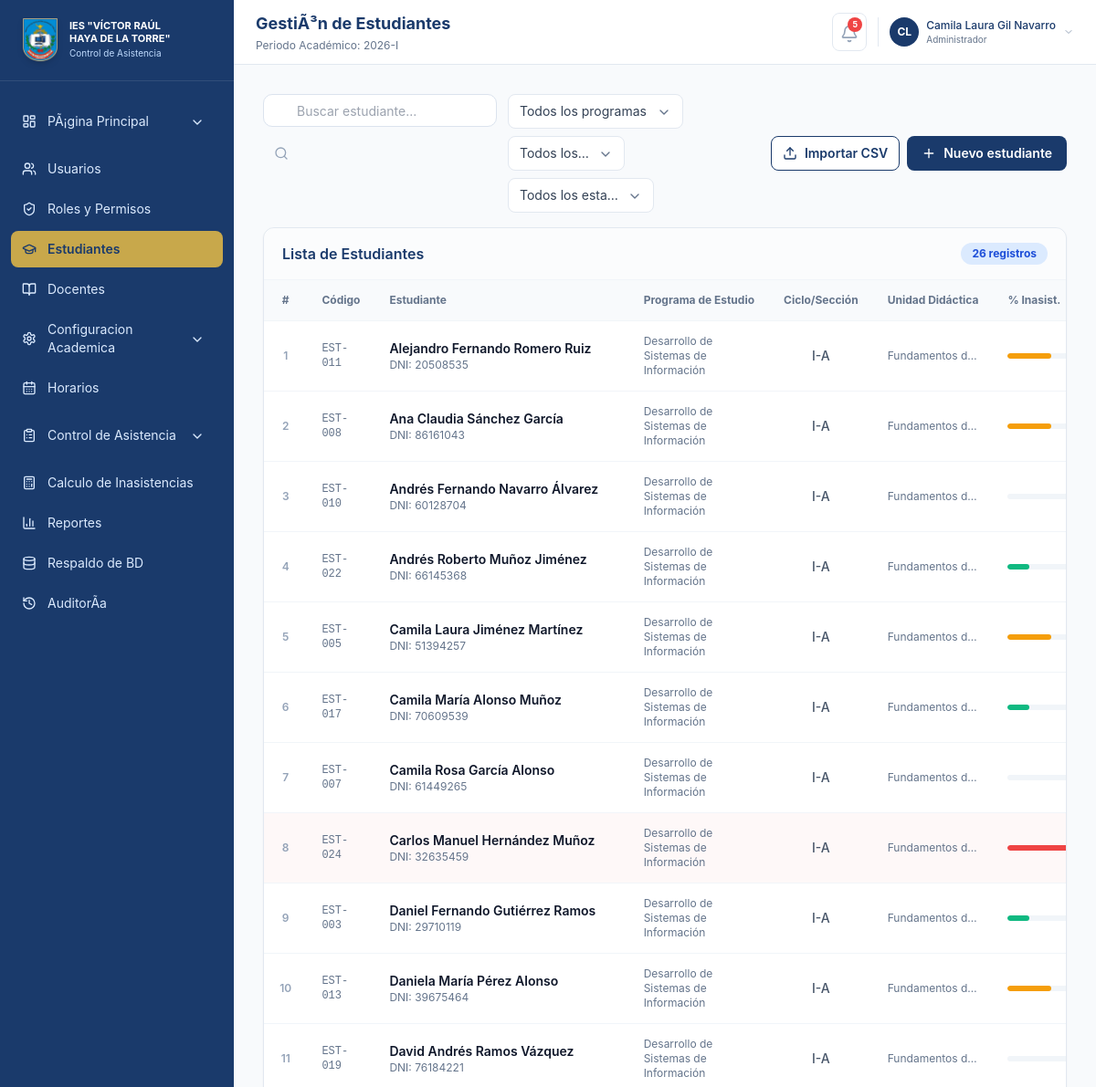
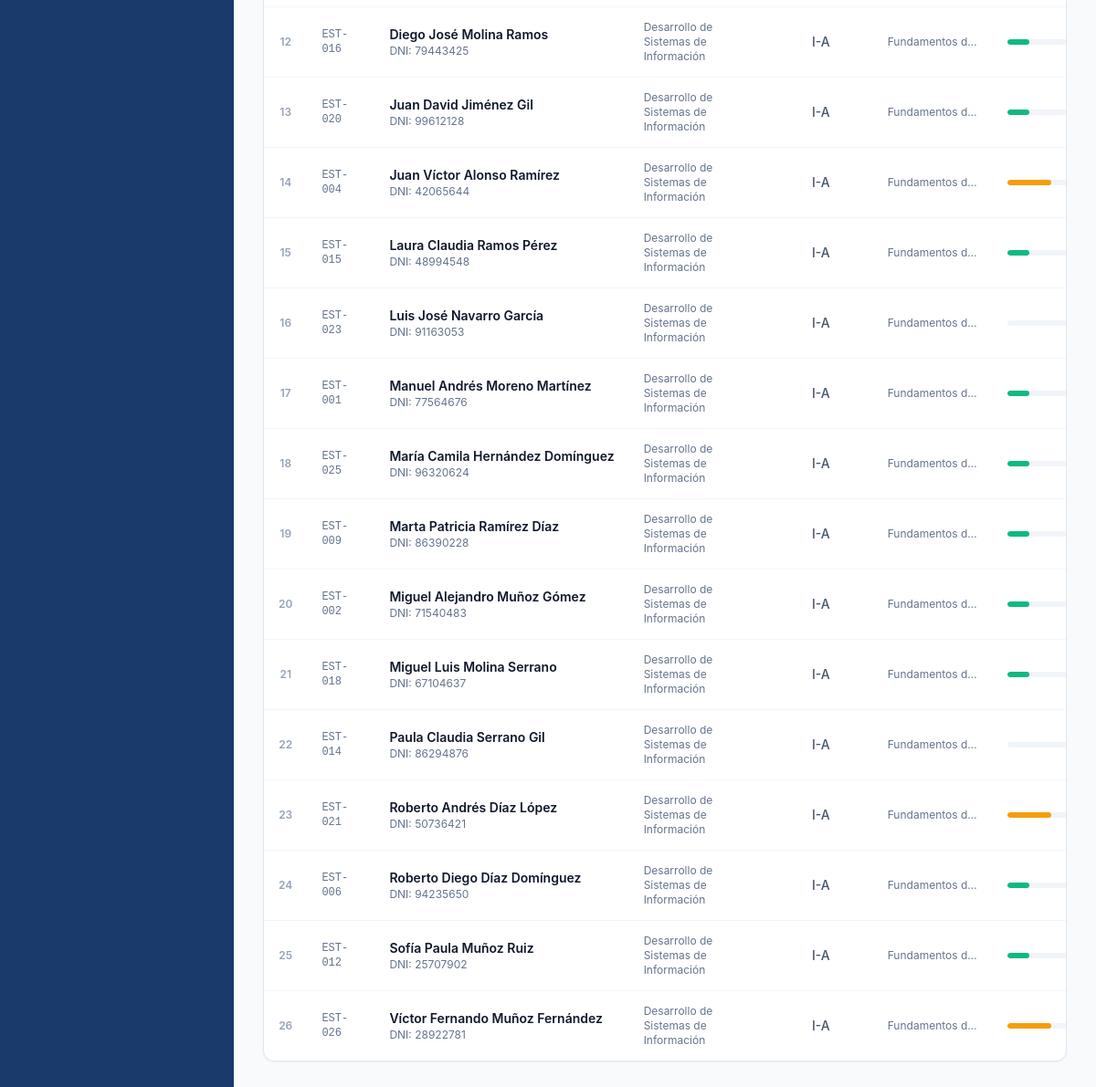
The page /index.php?m=estudiantes (signed in) on the database its author committed (2 pictures, top to bottom).
### tables this page shows
CREATE TABLE `estudiantes` (
  `id` int(11) NOT NULL AUTO_INCREMENT,
  `codigo` varchar(30) NOT NULL,
  `dni` varchar(20) NOT NULL,
  `nombres` varchar(160) NOT NULL,
  `programa_id` int(11) DEFAULT NULL,
  `periodo_curricular_id` int(11) DEFAULT NULL,
  `unidad_didactica_id` int(11) DEFAULT NULL,
  `seccion` varchar(10) NOT NULL,
  `total_sesiones` int(11) NOT NULL DEFAULT 0,
  `inasistencias` int(11) NOT NULL DEFAULT 0,
  `estado` enum('Activo','En riesgo','Inhabilitado') NOT NULL DEFAULT 'Activo',
  PRIMARY KEY (`id`),
  UNIQUE KEY `codigo` (`codigo`),
  KEY `fk_estudiantes_programa` (`programa_id`),
  KEY `fk_estudiantes_periodo` (`periodo_curricular_id`),
  KEY `fk_estudiantes_unidad` (`unidad_didactica_id`),
  KEY `idx_estudiantes_programa` (`programa_id`,`periodo_curricular_id`),
  CONSTRAINT `fk_estudiantes_periodo` FOREIGN KEY (`periodo_curricular_id`) REFERENCES `periodos_curriculares` (`id`) ON DELETE SET NULL,
  CONSTRAINT `fk_estudiantes_programa` FOREIGN KEY (`programa_id`) REFERENCES `programas` (`id`) ON DELETE SET NULL,
  CONSTRAINT `fk_estudiantes_unidad` FOREIGN KEY (`unidad_didactica_id`) REFERENCES `unidades_didacticas` (`id`) ON DELETE SET NULL
);

CREATE TABLE `programas` (
  `id` int(11) NOT NULL AUTO_INCREMENT,
  `codigo` varchar(10) NOT NULL,
  `nombre` varchar(180) NOT NULL,
  `estado` enum('Activo','Inactivo') NOT NULL DEFAULT 'Activo',
  PRIMARY KEY (`id`),
  UNIQUE KEY `codigo` (`codigo`)
);

CREATE TABLE `periodos_curriculares` (
  `id` int(11) NOT NULL AUTO_INCREMENT,
  `modulo_id` int(11) NOT NULL,
  `nombre` varchar(40) NOT NULL,
  PRIMARY KEY (`id`),
  KEY `modulo_id` (`modulo_id`),
  CONSTRAINT `periodos_curriculares_ibfk_1` FOREIGN KEY (`modulo_id`) REFERENCES `modulos_formativos` (`id`)
);

CREATE TABLE `unidades_didacticas` (
  `id` int(11) NOT NULL AUTO_INCREMENT,
  `periodo_curricular_id` int(11) NOT NULL,
  `nombre` varchar(180) NOT NULL,
  `estado` enum('Activo','Inactivo') NOT NULL DEFAULT 'Activo',
  PRIMARY KEY (`id`),
  KEY `periodo_curricular_id` (`periodo_curricular_id`),
  CONSTRAINT `unidades_didacticas_ibfk_1` FOREIGN KEY (`periodo_curricular_id`) REFERENCES `periodos_curriculares` (`id`)
);

### public/index.php (called while the page is built, shortened)
<?php
require __DIR__ . '/layout.php';

### app/db.php (called while the page is built, shortened)
<?php
function db(): PDO
{
    static $pdo = null;
    if ($pdo instanceof PDO) {
        return $pdo;
    }
    try {
        $dsn = 'mysql:host=' . DB_HOST . ';dbname=' . DB_NAME . ';charset=' . DB_CHARSET;
        $pdo = new PDO($dsn, DB_USER, DB_PASS, [
            PDO::ATTR_ERRMODE => PDO::ERRMODE_EXCEPTION,
            PDO::ATTR_DEFAULT_FETCH_MODE => PDO::FETCH_ASSOC,
            PDO::ATTR_EMULATE_PREPARES => false,
        ]);
    } catch (PDOException $e) {
        error_log('Error de base de datos: ' . $e->getMessage());
        http_response_code(500);
        die('La base de datos no está disponible. Verifique app/config.php e importe database/schema.sql antes de usar el sistema.');
    }
    return $pdo;
}
function fetch_all(string $sql, array $params = []): array
{
    $stmt = db()->prepare($sql);
    $stmt->execute($params);
    return $stmt->fetchAll();
}

### app/helpers.php (called while the page is built, shortened)
<?php
require_once __DIR__ . '/db.php';
function e(string|int|float|null $value): string
{
    return htmlspecialchars((string) $value, ENT_QUOTES, 'UTF-8');
}
function pct(array $estudiante): int
{
    $sesiones = max((int) ($estudiante['sesiones'] ?? 0), 1);
    return (int) round(((int) ($estudiante['inasistencias'] ?? 0) / $sesiones) * 100);
}
function all_estudiantes(): array
{
    return fetch_all('SELECT e.id, e.codigo, e.dni, e.nombres, e.programa_id, e.periodo_curricular_id, e.unidad_didactica_id, p.nombre as programa, pc.nombre as ciclo, e.seccion, ud.nombre as unidad, e.total_sesiones sesiones, e.inasistencias, e.estado FROM estudiantes e LEFT JOIN programas p ON e.programa_id = p.id LEFT JOIN periodos_curriculares pc ON e.periodo_curricular_id = pc.id LEFT JOIN unidades_didacticas ud ON e.unidad_didactica_id = ud.id ORDER BY e.nombres');
}

### public/modules/estudiantes.php (the view, shortened to what this page needs)
<?php
$estudiantes = all_estudiantes();
function pct_tone(int $pct): string
{
    return $pct >= 30 ? 'bg-red-500' : ($pct >= 20 ? 'bg-amber-500' : 'bg-emerald-500');
}
?>
<div class="space-y-4">
    <div class="flex flex-col md:flex-row gap-3 justify-between items-start md:items-center w-full">
        <div class="flex flex-col md:flex-row gap-3 w-full md:w-auto flex-1">
            <div class="flex gap-2 w-full md:w-auto shrink-0">
                <label class="relative block flex-1 md:w-64">
                    <i data-lucide="search" class="pointer-events-none absolute left-3 top-1/2 h-4 w-4 -translate-y-1/2 text-slate-400"></i>
                    <input id="filter-search" class="form-control filter-input w-full pl-9" placeholder="Buscar estudiante...">
                </label>
            </div>
            <div class="flex flex-col md:flex-row md:flex-wrap items-start md:items-end gap-2 w-full md:w-auto">
            </div>
        </div>
        <div class="flex gap-2 w-full md:w-auto shrink-0 mt-2 md:mt-0 justify-end">
            <button type="button" data-modal-target="modal-importar-estudiantes" class="w-full md:w-auto inline-flex items-center justify-center gap-2 rounded-lg border border-[#1a3a6b] bg-white px-3 py-2 text-sm font-semibold text-[#1a3a6b] transition hover:bg-blue-50">
                <i data-lucide="upload" class="h-4 w-4"></i>
                <span>Importar CSV</span>
            </button>
            <button type="button" data-modal-target="modal-nuevo-estudiante" class="hidden md:inline-flex items-center justify-center gap-2 rounded-lg bg-[#1a3a6b] px-4 py-2 text-sm font-semibold text-white transition hover:bg-[#142d54]">
                <i data-lucide="plus" class="h-4 w-4"></i>
                <span>Nuevo estudiante</span>
            </button>
        </div>
    </div>
    <div class="overflow-hidden rounded-xl border border-slate-200 bg-white shadow-sm hidden md:block">
        <div class="flex items-center justify-between border-b border-slate-100 px-5 py-4 bg-slate-50/50">
            <h2 class="font-semibold text-[#1a3a6b]">Lista de Estudiantes</h2>
            <span class="rounded-full bg-blue-100 px-3 py-1 text-xs font-bold text-blue-700 shrink-0 whitespace-nowrap">
                <?= count($estudiantes) ?> registro<?= count($estudiantes) !== 1 ? 's' : '' ?>
            </span>
        </div>
        <div class="overflow-x-auto min-h-[300px]">
            <table class="w-full text-sm min-w-[900px]">
                <thead>
                    <tr class="border-b border-slate-100 bg-slate-50">
                        <th class="table-th w-16 text-center whitespace-nowrap">#</th>
                        <th class="table-th whitespace-nowrap">Código</th>
                        <th class="table-th whitespace-nowrap">Estudiante</th>
                        <th class="table-th whitespace-nowrap">Programa de Estudio</th>
                        <th class="table-th whitespace-nowrap text-center">Ciclo/Sección</th>
                        <th class="table-th whitespace-nowrap">Unidad Didáctica</th>
                        <th class="table-th whitespace-nowrap">% Inasist.</th>
                    </tr>
                </thead>
                <tbody class="divide-y divide-slate-100">
                <?php foreach ($estudiantes as $index => $e): ?>
                    <?php
                    $pct = pct($e);
                    $pctWidth = min(($pct / 30) * 100, 100);
                    $calculatedState = $e['estado'];
                    if ($calculatedState === 'Activo') {
                        $calculatedState = $pct >= 30 ? 'Inhabilitado' : ($pct >= 20 ? 'En riesgo' : 'Activo');
                    }
                    $trClass = $e['estado'] === 'Inhabilitado' ? 'bg-red-50/50' : 'transition hover:bg-slate-50/50';
                    ?>
                    <tr class="<?= $trClass ?> estudiante-row" data-search="<?= strtolower(e($e['codigo'] . ' ' . $e['nombres'] . ' ' . ($e['dni'] ?? ''))) ?>" data-programa="<?= e($e['programa']) ?>" data-ciclo="<?= e($e['ciclo']) ?>" data-estado="<?= e($calculatedState) ?>">
                        <td class="table-td text-center text-slate-400 text-xs font-semibold"><?= $index + 1 ?></td>
                        <td class="table-td font-mono text-xs text-slate-500"><?= e($e['codigo']) ?></td>
                        <td class="table-td">
                            <div class="flex flex-col min-w-0">
                                <span class="truncate font-semibold text-slate-900" title="<?= e($e['nombres']) ?>"><?= e($e['nombres']) ?></span>
                                <span class="truncate text-xs text-slate-500">DNI: <?= e($e['dni'] ?? '') ?></span>
                            </div>
                        </td>
                        <td class="table-td text-xs text-slate-500"><?= e($e['programa']) ?></td>
                        <td class="table-td text-center font-medium text-slate-600"><?= e($e['ciclo']) ?>-<?= e($e['seccion']) ?></td>
                        <td class="table-td max-w-32 truncate text-xs text-slate-500" title="<?= e($e['unidad']) ?>"><?= e($e['unidad']) ?></td>
                        <td class="table-td">
                            <div class="flex min-w-[7rem] items-center gap-2" title="<?= e($e['inasistencias']) ?>/<?= e($e['sesiones']) ?> faltas">
                                <div class="h-1.5 min-w-8 flex-1 overflow-hidden rounded-full bg-slate-100">
                                    <div class="h-full rounded-full <?= pct_tone($pct) ?>" style="width: <?= e((string) $pctWidth) ?>%"></div>
                                </div>
                            </div>
                        </td>
                    </tr>
                <?php endforeach; ?>
                </tbody>
            </table>
        </div>
    </div>
</div>

### public/assets/app.css (style rules this page uses)
body { font-family: Inter, ui-sans-serif, system-ui, -apple-system, BlinkMacSystemFont, "Segoe UI", sans-serif; }
.table-th { padding: 0.75rem 1rem; text-align: left; font-size: 0.75rem; font-weight: 700; color: #64748b; }
.table-td { padding: 0.875rem 1rem; font-size: 0.875rem; color: #334155; vertical-align: middle; }
.form-control { width: 100%; border-radius: 0.625rem; border: 1px solid #dbe3ee; background: #fff; padding: 0.625rem 0.75rem; font-size: 0.875rem; outline: none; transition: all 0.2s cubic-bezier(0.4, 0, 0.2, 1); }
input.form-control.filter-input { min-height: 2.25rem; height: 2.25rem; padding-top: 0.375rem; padding-bottom: 0.375rem; line-height: 1.25rem; }
.lucide { display: inline-block; flex-shrink: 0; stroke-width: 2; vertical-align: middle; }

### rows shown on the page
estudiantes: codigo "EST-011", nombres "Alejandro Fernando Romero Ruiz", dni "20508535", programa.nombre "Desarrollo de Sistemas de Información", periodo_curricular.nombre "I", seccion "A", unidad_didactica.nombre "Fundamentos d…", inasistencias 2 (drawn)
estudiantes: codigo "EST-008", nombres "Ana Claudia Sánchez García", dni "86161043", programa.nombre "Desarrollo de Sistemas de Información", periodo_curricular.nombre "I", seccion "A", unidad_didactica.nombre "Fundamentos d…", inasistencias 2 (drawn)
estudiantes: codigo "EST-010", nombres "Andrés Fernando Navarro Álvarez", dni "60128704", programa.nombre "Desarrollo de Sistemas de Información", periodo_curricular.nombre "I", seccion "A", unidad_didactica.nombre "Fundamentos d…"
estudiantes: codigo "EST-022", nombres "Andrés Roberto Muñoz Jiménez", dni "66145368", programa.nombre "Desarrollo de Sistemas de Información", periodo_curricular.nombre "I", seccion "A", unidad_didactica.nombre "Fundamentos d…", total_sesiones 10 (drawn)
estudiantes: codigo "EST-005", nombres "Camila Laura Jiménez Martínez", dni "51394257", programa.nombre "Desarrollo de Sistemas de Información", periodo_curricular.nombre "I", seccion "A", unidad_didactica.nombre "Fundamentos d…", inasistencias 2 (drawn)
estudiantes: codigo "EST-017", nombres "Camila María Alonso Muñoz", dni "70609539", programa.nombre "Desarrollo de Sistemas de Información", periodo_curricular.nombre "I", seccion "A", unidad_didactica.nombre "Fundamentos d…", total_sesiones 10 (drawn)
estudiantes: codigo "EST-007", nombres "Camila Rosa García Alonso", dni "61449265", programa.nombre "Desarrollo de Sistemas de Información", periodo_curricular.nombre "I", seccion "A", unidad_didactica.nombre "Fundamentos d…"
estudiantes: codigo "EST-024", nombres "Carlos Manuel Hernández Muñoz", dni "32635459", programa.nombre "Desarrollo de Sistemas de Información", periodo_curricular.nombre "I", seccion "A", unidad_didactica.nombre "Fundamentos d…", inasistencias 3 (drawn)
estudiantes: codigo "EST-003", nombres "Daniel Fernando Gutiérrez Ramos", dni "29710119", programa.nombre "Desarrollo de Sistemas de Información", periodo_curricular.nombre "I", seccion "A", unidad_didactica.nombre "Fundamentos d…", total_sesiones 10 (drawn)
estudiantes: codigo "EST-013", nombres "Daniela María Pérez Alonso", dni "39675464", programa.nombre "Desarrollo de Sistemas de Información", periodo_curricular.nombre "I", seccion "A", unidad_didactica.nombre "Fundamentos d…", inasistencias 2 (drawn)
estudiantes: codigo "EST-019", nombres "David Andrés Ramos Vázquez", dni "76184221", programa.nombre "Desarrollo de Sistemas de Información", periodo_curricular.nombre "I", seccion "A", unidad_didactica.nombre "Fundamentos d…"
estudiantes: codigo "EST-016", nombres "Diego José Molina Ramos", dni "79443425", programa.nombre "Desarrollo de Sistemas de Información", periodo_curricular.nombre "I", seccion "A", unidad_didactica.nombre "Fundamentos d…", total_sesiones 10 (drawn)
estudiantes: codigo "EST-020", nombres "Juan David Jiménez Gil", dni "99612128", programa.nombre "Desarrollo de Sistemas de Información", periodo_curricular.nombre "I", seccion "A", unidad_didactica.nombre "Fundamentos d…", total_sesiones 10 (drawn)
estudiantes: codigo "EST-004", nombres "Juan Víctor Alonso Ramírez", dni "42065644", programa.nombre "Desarrollo de Sistemas de Información", periodo_curricular.nombre "I", seccion "A", unidad_didactica.nombre "Fundamentos d…", inasistencias 2 (drawn)
estudiantes: codigo "EST-015", nombres "Laura Claudia Ramos Pérez", dni "48994548", programa.nombre "Desarrollo de Sistemas de Información", periodo_curricular.nombre "I", seccion "A", unidad_didactica.nombre "Fundamentos d…", total_sesiones 10 (drawn)
estudiantes: codigo "EST-023", nombres "Luis José Navarro García", dni "91163053", programa.nombre "Desarrollo de Sistemas de Información", periodo_curricular.nombre "I", seccion "A", unidad_didactica.nombre "Fundamentos d…"
estudiantes: codigo "EST-001", nombres "Manuel Andrés Moreno Martínez", dni "77564676", programa.nombre "Desarrollo de Sistemas de Información", periodo_curricular.nombre "I", seccion "A", unidad_didactica.nombre "Fundamentos d…", total_sesiones 10 (drawn)
estudiantes: codigo "EST-025", nombres "María Camila Hernández Domínguez", dni "96320624", programa.nombre "Desarrollo de Sistemas de Información", periodo_curricular.nombre "I", seccion "A", unidad_didactica.nombre "Fundamentos d…", total_sesiones 10 (drawn)
estudiantes: codigo "EST-009", nombres "Marta Patricia Ramírez Díaz", dni "86390228", programa.nombre "Desarrollo de Sistemas de Información", periodo_curricular.nombre "I", seccion "A", unidad_didactica.nombre "Fundamentos d…", total_sesiones 10 (drawn)
estudiantes: codigo "EST-002", nombres "Miguel Alejandro Muñoz Gómez", dni "71540483", programa.nombre "Desarrollo de Sistemas de Información", periodo_curricular.nombre "I", seccion "A", unidad_didactica.nombre "Fundamentos d…", total_sesiones 10 (drawn)
estudiantes: codigo "EST-018", nombres "Miguel Luis Molina Serrano", dni "67104637", programa.nombre "Desarrollo de Sistemas de Información", periodo_curricular.nombre "I", seccion "A", unidad_didactica.nombre "Fundamentos d…", total_sesiones 10 (drawn)
estudiantes: codigo "EST-014", nombres "Paula Claudia Serrano Gil", dni "86294876", programa.nombre "Desarrollo de Sistemas de Información", periodo_curricular.nombre "I", seccion "A", unidad_didactica.nombre "Fundamentos d…"
estudiantes: codigo "EST-021", nombres "Roberto Andrés Díaz López", dni "50736421", programa.nombre "Desarrollo de Sistemas de Información", periodo_curricular.nombre "I", seccion "A", unidad_didactica.nombre "Fundamentos d…", inasistencias 2 (drawn)
estudiantes: codigo "EST-006", nombres "Roberto Diego Díaz Domínguez", dni "94235650", programa.nombre "Desarrollo de Sistemas de Información", periodo_curricular.nombre "I", seccion "A", unidad_didactica.nombre "Fundamentos d…", total_sesiones 10 (drawn)
estudiantes: codigo "EST-012", nombres "Sofía Paula Muñoz Ruiz", dni "25707902", programa.nombre "Desarrollo de Sistemas de Información", periodo_curricular.nombre "I", seccion "A", unidad_didactica.nombre "Fundamentos d…", total_sesiones 10 (drawn)
estudiantes: codigo "EST-026", nombres "Víctor Fernando Muñoz Fernández", dni "28922781", programa.nombre "Desarrollo de Sistemas de Información", periodo_curricular.nombre "I", seccion "A", unidad_didactica.nombre "Fundamentos d…", inasistencias 2 (drawn)

### other values the page prints
$label "PÃ¡gina Principal"
$label "Usuarios"
$label "Roles y Permisos"
$label "Estudiantes"
$label "Docentes"
$label "Configuracion Academica"
$label "Horarios"
$label "Control de Asistencia"
$label "Calculo de Inasistencias"
$label "Reportes"
$label "Respaldo de BD"
$label "AuditorÃ­a"
$title "GestiÃ³n de Estudiantes"
$unread_count "5"
user_initials($user['nombre']) "CL"
